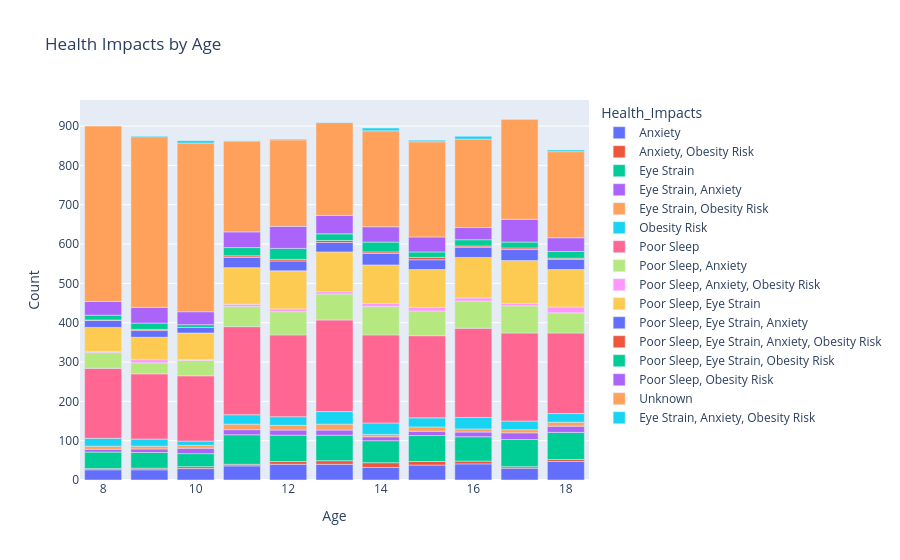

Source (notebook cell):
### Code cell
""""To analyze how different health impacts vary across age groups and 
identify which issues are more common at specific ages."""
health_age_count = df.groupby(["Age", "Health_Impacts"]).size().reset_index(name="Count")
fig = px.bar(health_age_count, x="Age", y="Count", color="Health_Impacts", 
             title="Health Impacts by Age")
fig.show()

### Figure 1 — Plotly figure (JSON) as saved in the notebook; plotly's stock layout.template omitted (floating-point values rounded to 4 significant figures)
{"data": [{"alignmentgroup": "True", "hovertemplate": "Health_Impacts=Anxiety<br>Age=%{x}<br>Count=%{y}<extra></extra>", "legendgroup": "Anxiety", "marker": {"color": "#636efa", "pattern": {"shape": ""}}, "name": "Anxiety", "offsetgroup": "Anxiety", "orientation": "v", "showlegend": true, "textposition": "auto", "type": "bar", "x": [8, 9, 10, 11, 12, 13, 14, 15, 16, 17, 18], "xaxis": "x", "y": [26, 26, 29, 36, 40, 40, 32, 38, 41, 30, 47], "yaxis": "y"}, {"alignmentgroup": "True", "hovertemplate": "Health_Impacts=Anxiety, Obesity Risk<br>Age=%{x}<br>Count=%{y}<extra></extra>", "legendgroup": "Anxiety, Obesity Risk", "marker": {"color": "#EF553B", "pattern": {"shape": ""}}, "name": "Anxiety, Obesity Risk", "offsetgroup": "Anxiety, Obesity Risk", "orientation": "v", "showlegend": true, "textposition": "auto", "type": "bar", "x": [8, 9, 10, 11, 12, 13, 14, 15, 16, 17, 18], "xaxis": "x", "y": [3, 4, 5, 4, 7, 9, 12, 9, 7, 4, 5], "yaxis": "y"}, {"alignmentgroup": "True", "hovertemplate": "Health_Impacts=Eye Strain<br>Age=%{x}<br>Count=%{y}<extra></extra>", "legendgroup": "Eye Strain", "marker": {"color": "#00cc96", "pattern": {"shape": ""}}, "name": "Eye Strain", "offsetgroup": "Eye Strain", "orientation": "v", "showlegend": true, "textposition": "auto", "type": "bar", "x": [8, 9, 10, 11, 12, 13, 14, 15, 16, 17, 18], "xaxis": "x", "y": [42, 40, 33, 75, 67, 65, 56, 66, 62, 69, 69], "yaxis": "y"}, {"alignmentgroup": "True", "hovertemplate": "Health_Impacts=Eye Strain, Anxiety<br>Age=%{x}<br>Count=%{y}<extra></extra>", "legendgroup": "Eye Strain, Anxiety", "marker": {"color": "#ab63fa", "pattern": {"shape": ""}}, "name": "Eye Strain, Anxiety", "offsetgroup": "Eye Strain, Anxiety", "orientation": "v", "showlegend": true, "textposition": "auto", "type": "bar", "x": [8, 9, 10, 11, 12, 13, 14, 15, 16, 17, 18], "xaxis": "x", "y": [7, 9, 14, 13, 13, 13, 10, 11, 12, 17, 16], "yaxis": "y"}, {"alignmentgroup": "True", "hovertemplate": "Health_Impacts=Eye Strain, Obesity Risk<br>Age=%{x}<br>Count=%{y}<extra></extra>", "legendgroup": "Eye Strain, Obesity Risk", "marker": {"color": "#FFA15A", "pattern": {"shape": ""}}, "name": "Eye Strain, Obesity Risk", "offsetgroup": "Eye Strain, Obesity Risk", "orientation": "v", "showlegend": true, "textposition": "auto", "type": "bar", "x": [8, 9, 10, 11, 12, 13, 14, 15, 16, 17, 18], "xaxis": "x", "y": [8, 7, 7, 14, 12, 15, 6, 11, 8, 8, 10], "yaxis": "y"}, {"alignmentgroup": "True", "hovertemplate": "Health_Impacts=Obesity Risk<br>Age=%{x}<br>Count=%{y}<extra></extra>", "legendgroup": "Obesity Risk", "marker": {"color": "#19d3f3", "pattern": {"shape": ""}}, "name": "Obesity Risk", "offsetgroup": "Obesity Risk", "orientation": "v", "showlegend": true, "textposition": "auto", "type": "bar", "x": [8, 9, 10, 11, 12, 13, 14, 15, 16, 17, 18], "xaxis": "x", "y": [20, 18, 11, 24, 22, 32, 29, 23, 29, 22, 22], "yaxis": "y"}, {"alignmentgroup": "True", "hovertemplate": "Health_Impacts=Poor Sleep<br>Age=%{x}<br>Count=%{y}<extra></extra>", "legendgroup": "Poor Sleep", "marker": {"color": "#FF6692", "pattern": {"shape": ""}}, "name": "Poor Sleep", "offsetgroup": "Poor Sleep", "orientation": "v", "showlegend": true, "textposition": "auto", "type": "bar", "x": [8, 9, 10, 11, 12, 13, 14, 15, 16, 17, 18], "xaxis": "x", "y": [178, 166, 166, 224, 208, 233, 224, 209, 227, 224, 205], "yaxis": "y"}, {"alignmentgroup": "True", "hovertemplate": "Health_Impacts=Poor Sleep, Anxiety<br>Age=%{x}<br>Count=%{y}<extra></extra>", "legendgroup": "Poor Sleep, Anxiety", "marker": {"color": "#B6E880", "pattern": {"shape": ""}}, "name": "Poor Sleep, Anxiety", "offsetgroup": "Poor Sleep, Anxiety", "orientation": "v", "showlegend": true, "textposition": "auto", "type": "bar", "x": [8, 9, 10, 11, 12, 13, 14, 15, 16, 17, 18], "xaxis": "x", "y": [40, 28, 39, 51, 59, 66, 72, 63, 69, 69, 51], "yaxis": "y"}, {"alignmentgroup": "True", "hovertemplate": "Health_Impacts=Poor Sleep, Anxiety, Obesity Risk<br>Age=%{x}<br>Count=%{y}<extra></extra>", "legendgroup": "Poor Sleep, Anxiety, Obesity Risk", "marker": {"color": "#FF97FF", "pattern": {"shape": ""}}, "name": "Poor Sleep, Anxiety, Obesity Risk", "offsetgroup": "Poor Sleep, Anxiety, Obesity Risk", "orientation": "v", "showlegend": true, "textposition": "auto", "type": "bar", "x": [8, 9, 10, 11, 12, 13, 14, 15, 16, 17, 18], "xaxis": "x", "y": [3, 8, 2, 6, 7, 6, 8, 9, 8, 6, 15], "yaxis": "y"}, {"alignmentgroup": "True", "hovertemplate": "Health_Impacts=Poor Sleep, Eye Strain<br>Age=%{x}<br>Count=%{y}<extra></extra>", "legendgroup": "Poor Sleep, Eye Strain", "marker": {"color": "#FECB52", "pattern": {"shape": ""}}, "name": "Poor Sleep, Eye Strain", "offsetgroup": "Poor Sleep, Eye Strain", "orientation": "v", "showlegend": true, "textposition": "auto", "type": "bar", "x": [8, 9, 10, 11, 12, 13, 14, 15, 16, 17, 18], "xaxis": "x", "y": [61, 57, 68, 93, 97, 101, 98, 96, 103, 109, 95], "yaxis": "y"}, {"alignmentgroup": "True", "hovertemplate": "Health_Impacts=Poor Sleep, Eye Strain, Anxiety<br>Age=%{x}<br>Count=%{y}<extra></extra>", "legendgroup": "Poor Sleep, Eye Strain, Anxiety", "marker": {"color": "#636efa", "pattern": {"shape": ""}}, "name": "Poor Sleep, Eye Strain, Anxiety", "offsetgroup": "Poor Sleep, Eye Strain, Anxiety", "orientation": "v", "showlegend": true, "textposition": "auto", "type": "bar", "x": [8, 9, 10, 11, 12, 13, 14, 15, 16, 17, 18], "xaxis": "x", "y": [18, 17, 14, 26, 25, 24, 29, 25, 26, 28, 26], "yaxis": "y"}, {"alignmentgroup": "True", "hovertemplate": "Health_Impacts=Poor Sleep, Eye Strain, Anxiety, Obesity Risk<br>Age=%{x}<br>Count=%{y}<extra></extra>", "legendgroup": "Poor Sleep, Eye Strain, Anxiety, Obesity Risk", "marker": {"color": "#EF553B", "pattern": {"shape": ""}}, "name": "Poor Sleep, Eye Strain, Anxiety, Obesity Risk", "offsetgroup": "Poor Sleep, Eye Strain, Anxiety, Obesity Risk", "orientation": "v", "showlegend": true, "textposition": "auto", "type": "bar", "x": [8, 9, 11, 12, 13, 14, 15, 16, 17, 18], "xaxis": "x", "y": [1, 3, 4, 4, 5, 4, 6, 3, 4, 3], "yaxis": "y"}, {"alignmentgroup": "True", "hovertemplate": "Health_Impacts=Poor Sleep, Eye Strain, Obesity Risk<br>Age=%{x}<br>Count=%{y}<extra></extra>", "legendgroup": "Poor Sleep, Eye Strain, Obesity Risk", "marker": {"color": "#00cc96", "pattern": {"shape": ""}}, "name": "Poor Sleep, Eye Strain, Obesity Risk", "offsetgroup": "Poor Sleep, Eye Strain, Obesity Risk", "orientation": "v", "showlegend": true, "textposition": "auto", "type": "bar", "x": [8, 9, 10, 11, 12, 13, 14, 15, 16, 17, 18], "xaxis": "x", "y": [12, 16, 7, 21, 28, 17, 25, 14, 16, 15, 17], "yaxis": "y"}, {"alignmentgroup": "True", "hovertemplate": "Health_Impacts=Poor Sleep, Obesity Risk<br>Age=%{x}<br>Count=%{y}<extra></extra>", "legendgroup": "Poor Sleep, Obesity Risk", "marker": {"color": "#ab63fa", "pattern": {"shape": ""}}, "name": "Poor Sleep, Obesity Risk", "offsetgroup": "Poor Sleep, Obesity Risk", "orientation": "v", "showlegend": true, "textposition": "auto", "type": "bar", "x": [8, 9, 10, 11, 12, 13, 14, 15, 16, 17, 18], "xaxis": "x", "y": [35, 40, 33, 40, 56, 47, 39, 38, 31, 58, 35], "yaxis": "y"}, {"alignmentgroup": "True", "hovertemplate": "Health_Impacts=Unknown<br>Age=%{x}<br>Count=%{y}<extra></extra>", "legendgroup": "Unknown", "marker": {"color": "#FFA15A", "pattern": {"shape": ""}}, "name": "Unknown", "offsetgroup": "Unknown", "orientation": "v", "showlegend": true, "textposition": "auto", "type": "bar", "x": [8, 9, 10, 11, 12, 13, 14, 15, 16, 17, 18], "xaxis": "x", "y": [446, 434, 429, 231, 220, 236, 244, 242, 225, 254, 219], "yaxis": "y"}, {"alignmentgroup": "True", "hovertemplate": "Health_Impacts=Eye Strain, Anxiety, Obesity Risk<br>Age=%{x}<br>Count=%{y}<extra></extra>", "legendgroup": "Eye Strain, Anxiety, Obesity Risk", "marker": {"color": "#19d3f3", "pattern": {"shape": ""}}, "name": "Eye Strain, Anxiety, Obesity Risk", "offsetgroup": "Eye Strain, Anxiety, Obesity Risk", "orientation": "v", "showlegend": true, "textposition": "auto", "type": "bar", "x": [9, 10, 11, 12, 13, 14, 15, 16, 17, 18], "xaxis": "x", "y": [2, 6, 1, 2, 1, 7, 4, 7, 1, 4], "yaxis": "y"}], "layout": {"autosize": true, "barmode": "relative", "legend": {"title": {"text": "Health_Impacts"}, "tracegroupgap": 0}, "title": {"text": "Health Impacts by Age"}, "xaxis": {"anchor": "y", "autorange": true, "domain": [0, 1], "range": [7.5, 18.5], "title": {"text": "Age"}, "type": "linear"}, "yaxis": {"anchor": "x", "autorange": true, "domain": [0, 1], "range": [0, 966.3], "title": {"text": "Count"}, "type": "linear"}}}
